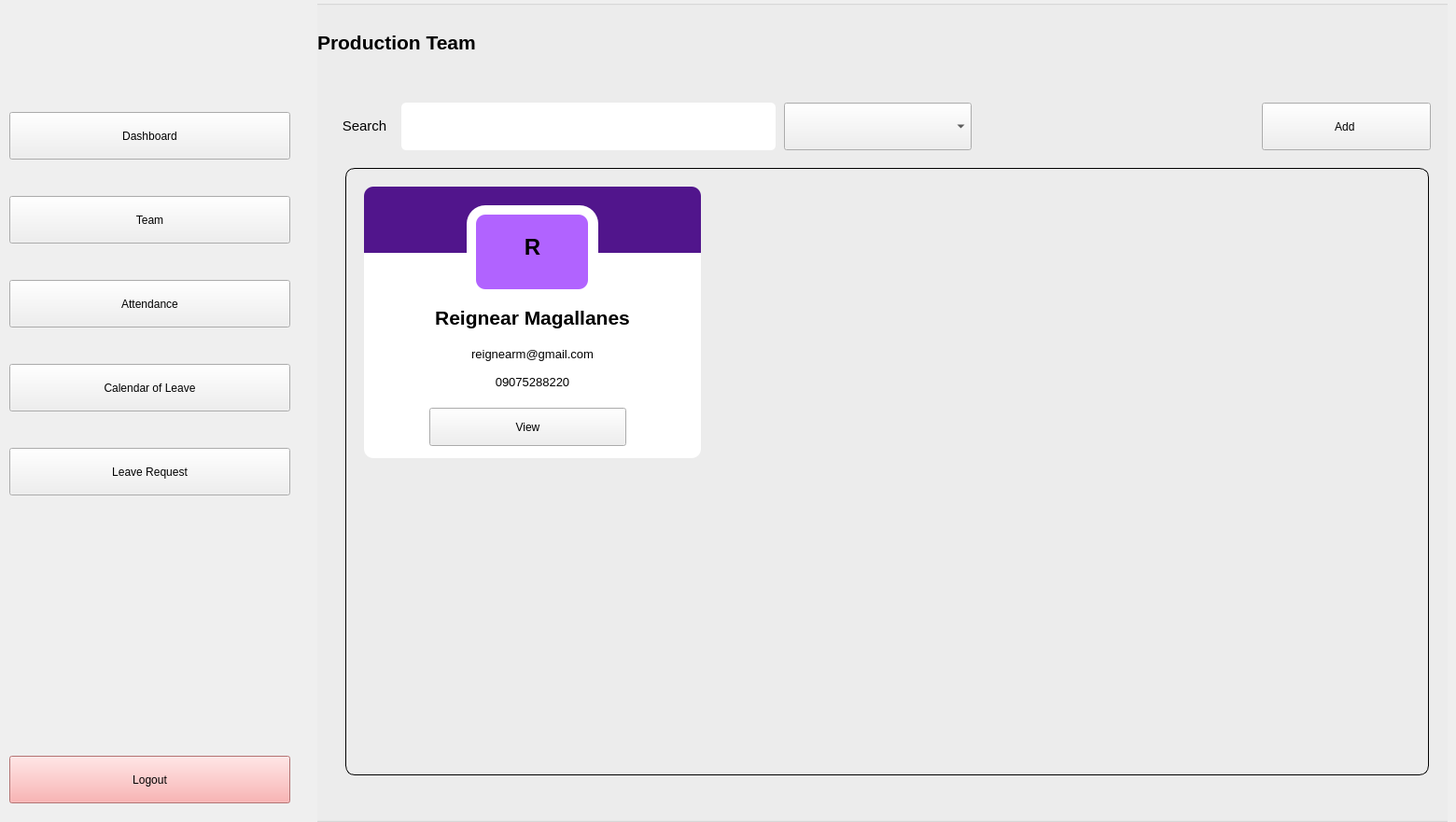
<?xml version="1.0" encoding="UTF-8"?>
<ui version="4.0">
 <class>MainWindow</class>
 <widget class="QMainWindow" name="MainWindow">
  <property name="geometry">
   <rect>
    <x>0</x>
    <y>0</y>
    <width>1560</width>
    <height>881</height>
   </rect>
  </property>
  <property name="windowTitle">
   <string>MainWindow</string>
  </property>
  <widget class="QWidget" name="centralwidget">
   <widget class="QWidget" name="SideBarWidget" native="true">
    <property name="geometry">
     <rect>
      <x>0</x>
      <y>0</y>
      <width>331</width>
      <height>881</height>
     </rect>
    </property>
    <property name="styleSheet">
     <string notr="true">QWidget#SideBarWidget{
background: qlineargradient(x1:0, y1:1, x2:0, y2:0, 
    stop:0 #add8e6, stop:1 #ffffff);
}</string>
    </property>
    <widget class="QLabel" name="label">
     <property name="geometry">
      <rect>
       <x>120</x>
       <y>10</y>
       <width>71</width>
       <height>71</height>
      </rect>
     </property>
     <property name="text">
      <string/>
     </property>
     <property name="pixmap">
      <pixmap>../../../OneDrive/Desktop/copy.png</pixmap>
     </property>
     <property name="scaledContents">
      <bool>true</bool>
     </property>
    </widget>
    <widget class="QPushButton" name="dashboardBTN">
     <property name="geometry">
      <rect>
       <x>10</x>
       <y>120</y>
       <width>301</width>
       <height>51</height>
      </rect>
     </property>
     <property name="styleSheet">
      <string notr="true">font: 10pt &quot;Arial&quot;;</string>
     </property>
     <property name="text">
      <string>Dashboard</string>
     </property>
    </widget>
    <widget class="QPushButton" name="calendarLeaveBTN">
     <property name="geometry">
      <rect>
       <x>10</x>
       <y>390</y>
       <width>301</width>
       <height>51</height>
      </rect>
     </property>
     <property name="styleSheet">
      <string notr="true">font: 10pt &quot;Arial&quot;;</string>
     </property>
     <property name="text">
      <string>Calendar of Leave</string>
     </property>
    </widget>
    <widget class="QPushButton" name="attendanceBTN">
     <property name="geometry">
      <rect>
       <x>10</x>
       <y>300</y>
       <width>301</width>
       <height>51</height>
      </rect>
     </property>
     <property name="styleSheet">
      <string notr="true">font: 10pt &quot;Arial&quot;;</string>
     </property>
     <property name="text">
      <string>Attendance</string>
     </property>
    </widget>
    <widget class="QPushButton" name="teamBTN">
     <property name="geometry">
      <rect>
       <x>10</x>
       <y>210</y>
       <width>301</width>
       <height>51</height>
      </rect>
     </property>
     <property name="styleSheet">
      <string notr="true">font: 10pt &quot;Arial&quot;;</string>
     </property>
     <property name="text">
      <string>Team</string>
     </property>
    </widget>
    <widget class="QPushButton" name="leaveRequestBTN">
     <property name="geometry">
      <rect>
       <x>10</x>
       <y>480</y>
       <width>301</width>
       <height>51</height>
      </rect>
     </property>
     <property name="styleSheet">
      <string notr="true">font: 10pt &quot;Arial&quot;;</string>
     </property>
     <property name="text">
      <string>Leave Request</string>
     </property>
    </widget>
    <widget class="QPushButton" name="logoutBTN">
     <property name="geometry">
      <rect>
       <x>10</x>
       <y>810</y>
       <width>301</width>
       <height>51</height>
      </rect>
     </property>
     <property name="styleSheet">
      <string notr="true">QPushButton#logoutBTN{
 background-color: #FAA0A0;
font: 10pt &quot;Arial&quot;;
}</string>
     </property>
     <property name="text">
      <string>Logout</string>
     </property>
    </widget>
   </widget>
   <widget class="QStackedWidget" name="dashboardStackedWidget">
    <property name="enabled">
     <bool>true</bool>
    </property>
    <property name="geometry">
     <rect>
      <x>340</x>
      <y>0</y>
      <width>1211</width>
      <height>881</height>
     </rect>
    </property>
    <property name="font">
     <font>
      <kerning>true</kerning>
     </font>
    </property>
    <property name="cursor">
     <cursorShape>ArrowCursor</cursorShape>
    </property>
    <property name="toolTip">
     <string/>
    </property>
    <property name="statusTip">
     <string/>
    </property>
    <property name="whatsThis">
     <string/>
    </property>
    <property name="styleSheet">
     <string notr="true">QStackedWidget#dashboardStackedWidget{
 
}</string>
    </property>
    <property name="currentIndex">
     <number>1</number>
    </property>
    <widget class="QWidget" name="dashboardPage">
     <widget class="QGroupBox" name="groupBox">
      <property name="geometry">
       <rect>
        <x>-10</x>
        <y>0</y>
        <width>1241</width>
        <height>851</height>
       </rect>
      </property>
      <property name="title">
       <string/>
      </property>
      <widget class="QWidget" name="firstWidget" native="true">
       <property name="geometry">
        <rect>
         <x>20</x>
         <y>20</y>
         <width>281</width>
         <height>161</height>
        </rect>
       </property>
       <property name="styleSheet">
        <string notr="true">QWidget#firstWidget{
background-color: #E6F4EA;
border-radius: 10px;
}</string>
       </property>
       <widget class="QLabel" name="totalLeaveLabel">
        <property name="geometry">
         <rect>
          <x>4</x>
          <y>0</y>
          <width>101</width>
          <height>161</height>
         </rect>
        </property>
        <property name="text">
         <string>&lt;html&gt;&lt;head/&gt;&lt;body&gt;&lt;p align=&quot;center&quot;&gt;&lt;span style=&quot; font-size:24pt; font-weight:600;&quot;&gt;50&lt;/span&gt;&lt;/p&gt;&lt;/body&gt;&lt;/html&gt;</string>
        </property>
       </widget>
       <widget class="QLabel" name="label_4">
        <property name="geometry">
         <rect>
          <x>110</x>
          <y>0</y>
          <width>171</width>
          <height>161</height>
         </rect>
        </property>
        <property name="text">
         <string>&lt;html&gt;&lt;head/&gt;&lt;body&gt;&lt;p&gt;&lt;span style=&quot; font-size:11pt; font-weight:600;&quot;&gt;Total Available &lt;/span&gt;&lt;/p&gt;&lt;p&gt;&lt;span style=&quot; font-size:11pt; font-weight:600;&quot;&gt;Leaves&lt;/span&gt;&lt;/p&gt;&lt;/body&gt;&lt;/html&gt;</string>
        </property>
       </widget>
      </widget>
      <widget class="QWidget" name="secondWidget" native="true">
       <property name="geometry">
        <rect>
         <x>320</x>
         <y>20</y>
         <width>281</width>
         <height>161</height>
        </rect>
       </property>
       <property name="styleSheet">
        <string notr="true">QWidget#secondWidget{
background-color: #E6F0FA;
border-radius: 10px;
}</string>
       </property>
       <widget class="QLabel" name="label_5">
        <property name="geometry">
         <rect>
          <x>110</x>
          <y>0</y>
          <width>171</width>
          <height>161</height>
         </rect>
        </property>
        <property name="text">
         <string>&lt;html&gt;&lt;head/&gt;&lt;body&gt;&lt;p&gt;&lt;span style=&quot; font-size:11pt; font-weight:600;&quot;&gt;Total Sick&lt;/span&gt;&lt;/p&gt;&lt;p&gt;&lt;span style=&quot; font-size:11pt; font-weight:600;&quot;&gt;Leaves&lt;/span&gt;&lt;/p&gt;&lt;/body&gt;&lt;/html&gt;</string>
        </property>
       </widget>
       <widget class="QLabel" name="totalSickLeaveLabel">
        <property name="geometry">
         <rect>
          <x>0</x>
          <y>0</y>
          <width>111</width>
          <height>161</height>
         </rect>
        </property>
        <property name="text">
         <string>&lt;html&gt;&lt;head/&gt;&lt;body&gt;&lt;p align=&quot;center&quot;&gt;&lt;span style=&quot; font-size:24pt; font-weight:600;&quot;&gt;50&lt;/span&gt;&lt;/p&gt;&lt;/body&gt;&lt;/html&gt;</string>
        </property>
       </widget>
      </widget>
      <widget class="QWidget" name="thirdWidget" native="true">
       <property name="geometry">
        <rect>
         <x>620</x>
         <y>20</y>
         <width>281</width>
         <height>161</height>
        </rect>
       </property>
       <property name="styleSheet">
        <string notr="true">QWidget#thirdWidget{
background-color: #EDE9FE;
border-radius: 10px;
}</string>
       </property>
       <widget class="QLabel" name="label_7">
        <property name="geometry">
         <rect>
          <x>110</x>
          <y>0</y>
          <width>171</width>
          <height>161</height>
         </rect>
        </property>
        <property name="text">
         <string>&lt;html&gt;&lt;head/&gt;&lt;body&gt;&lt;p&gt;&lt;span style=&quot; font-size:11pt; font-weight:600;&quot;&gt;Total Casual&lt;/span&gt;&lt;/p&gt;&lt;p&gt;&lt;span style=&quot; font-size:11pt; font-weight:600;&quot;&gt;Leaves&lt;/span&gt;&lt;/p&gt;&lt;/body&gt;&lt;/html&gt;</string>
        </property>
       </widget>
       <widget class="QLabel" name="TotalCasualLeaveLabel">
        <property name="geometry">
         <rect>
          <x>0</x>
          <y>0</y>
          <width>111</width>
          <height>161</height>
         </rect>
        </property>
        <property name="text">
         <string>&lt;html&gt;&lt;head/&gt;&lt;body&gt;&lt;p align=&quot;center&quot;&gt;&lt;span style=&quot; font-size:24pt; font-weight:600;&quot;&gt;50&lt;/span&gt;&lt;/p&gt;&lt;/body&gt;&lt;/html&gt;</string>
        </property>
       </widget>
      </widget>
      <widget class="QWidget" name="fourthWidget" native="true">
       <property name="geometry">
        <rect>
         <x>920</x>
         <y>20</y>
         <width>281</width>
         <height>161</height>
        </rect>
       </property>
       <property name="styleSheet">
        <string notr="true">QWidget#fourthWidget{
background-color: #FCE7E9;
border-radius: 10px;
}</string>
       </property>
       <widget class="QLabel" name="label_9">
        <property name="geometry">
         <rect>
          <x>110</x>
          <y>0</y>
          <width>171</width>
          <height>161</height>
         </rect>
        </property>
        <property name="text">
         <string>&lt;html&gt;&lt;head/&gt;&lt;body&gt;&lt;p&gt;&lt;span style=&quot; font-size:11pt; font-weight:600;&quot;&gt;Total Paid&lt;/span&gt;&lt;/p&gt;&lt;p&gt;&lt;span style=&quot; font-size:11pt; font-weight:600;&quot;&gt;Earned Leaves&lt;/span&gt;&lt;/p&gt;&lt;/body&gt;&lt;/html&gt;</string>
        </property>
       </widget>
       <widget class="QLabel" name="totalPaidEarnedLeaveLabel">
        <property name="geometry">
         <rect>
          <x>0</x>
          <y>0</y>
          <width>111</width>
          <height>161</height>
         </rect>
        </property>
        <property name="text">
         <string>&lt;html&gt;&lt;head/&gt;&lt;body&gt;&lt;p align=&quot;center&quot;&gt;&lt;span style=&quot; font-size:24pt; font-weight:600;&quot;&gt;50&lt;/span&gt;&lt;/p&gt;&lt;/body&gt;&lt;/html&gt;</string>
        </property>
       </widget>
      </widget>
      <widget class="QGroupBox" name="groupBox_2">
       <property name="geometry">
        <rect>
         <x>20</x>
         <y>210</y>
         <width>1181</width>
         <height>631</height>
        </rect>
       </property>
       <property name="styleSheet">
        <string notr="true">QGroupBox {
    border: none;
    margin-top: 0px; /* Optional: Adjusts the space above the group box title */
}
</string>
       </property>
       <property name="title">
        <string/>
       </property>
       <widget class="QTableWidget" name="recentLeaveTable">
        <property name="geometry">
         <rect>
          <x>0</x>
          <y>70</y>
          <width>1181</width>
          <height>451</height>
         </rect>
        </property>
       </widget>
       <widget class="QLabel" name="label_11">
        <property name="geometry">
         <rect>
          <x>4</x>
          <y>5</y>
          <width>211</width>
          <height>61</height>
         </rect>
        </property>
        <property name="text">
         <string>&lt;html&gt;&lt;head/&gt;&lt;body&gt;&lt;p&gt;&lt;span style=&quot; font-size:11pt; font-weight:600;&quot;&gt;Recent Leave Request &lt;/span&gt;&lt;/p&gt;&lt;/body&gt;&lt;/html&gt;</string>
        </property>
       </widget>
       <widget class="QPushButton" name="leaveRequestTableNextBTN">
        <property name="geometry">
         <rect>
          <x>1060</x>
          <y>530</y>
          <width>111</width>
          <height>31</height>
         </rect>
        </property>
        <property name="text">
         <string>Next</string>
        </property>
       </widget>
       <widget class="QPushButton" name="leaveRequestTablePrevBTN">
        <property name="geometry">
         <rect>
          <x>950</x>
          <y>530</y>
          <width>111</width>
          <height>31</height>
         </rect>
        </property>
        <property name="text">
         <string>Previous</string>
        </property>
       </widget>
      </widget>
     </widget>
    </widget>
    <widget class="QWidget" name="teamPage">
     <widget class="QGroupBox" name="groupBox_3">
      <property name="geometry">
       <rect>
        <x>-10</x>
        <y>0</y>
        <width>1231</width>
        <height>881</height>
       </rect>
      </property>
      <property name="title">
       <string/>
      </property>
      <widget class="QLabel" name="label_3">
       <property name="geometry">
        <rect>
         <x>10</x>
         <y>110</y>
         <width>101</width>
         <height>51</height>
        </rect>
       </property>
       <property name="text">
        <string>&lt;html&gt;&lt;head/&gt;&lt;body&gt;&lt;p align=&quot;center&quot;&gt;&lt;span style=&quot; font-size:11pt;&quot;&gt;Search&lt;/span&gt;&lt;/p&gt;&lt;/body&gt;&lt;/html&gt;</string>
       </property>
      </widget>
      <widget class="QLineEdit" name="teamSearchInput">
       <property name="geometry">
        <rect>
         <x>100</x>
         <y>110</y>
         <width>401</width>
         <height>51</height>
        </rect>
       </property>
       <property name="styleSheet">
        <string notr="true">QLineEdit#teamSearchInput{
	border-radius: 5px;
font: 10pt &quot;Arial&quot;;
}</string>
       </property>
      </widget>
      <widget class="QComboBox" name="teamSearchComboBox">
       <property name="geometry">
        <rect>
         <x>510</x>
         <y>110</y>
         <width>201</width>
         <height>51</height>
        </rect>
       </property>
       <property name="styleSheet">
        <string notr="true">QComboBox#teamSearchComboBox{

}</string>
       </property>
      </widget>
      <widget class="QLabel" name="label_2">
       <property name="geometry">
        <rect>
         <x>10</x>
         <y>0</y>
         <width>261</width>
         <height>91</height>
        </rect>
       </property>
       <property name="text">
        <string>&lt;html&gt;&lt;head/&gt;&lt;body&gt;&lt;p&gt;&lt;span style=&quot; font-size:16pt; font-weight:600;&quot;&gt; Production Team&lt;/span&gt;&lt;/p&gt;&lt;/body&gt;&lt;/html&gt;</string>
       </property>
      </widget>
      <widget class="QGroupBox" name="teamGridGroupBox">
       <property name="geometry">
        <rect>
         <x>40</x>
         <y>180</y>
         <width>1161</width>
         <height>651</height>
        </rect>
       </property>
       <property name="styleSheet">
        <string notr="true">QGroupBox#teamGridGroupBox {
    border-radius: 10px;
    /* Add a background color */
    border: 1px solid black;  /* Optionally, you can add a border for visibility */
}
</string>
       </property>
       <property name="title">
        <string/>
       </property>
       <widget class="QGroupBox" name="teamCard">
        <property name="geometry">
         <rect>
          <x>20</x>
          <y>20</y>
          <width>361</width>
          <height>291</height>
         </rect>
        </property>
        <property name="styleSheet">
         <string notr="true">QGroupBox#teamCard{
    border-style: solid;
    border-radius: 10px;
    box-shadow: 0 4px 6px rgba(0, 0, 0, 0.3);
    background-color: white;

}</string>
        </property>
        <property name="title">
         <string/>
        </property>
        <widget class="QWidget" name="teamCardBackground" native="true">
         <property name="geometry">
          <rect>
           <x>0</x>
           <y>0</y>
           <width>361</width>
           <height>71</height>
          </rect>
         </property>
         <property name="styleSheet">
          <string notr="true">QWidget#teamCardBackground {
background-color: #51158C;
border-top-left-radius: 10px;
  border-top-right-radius: 10px;

}</string>
         </property>
        </widget>
        <widget class="QWidget" name="teamCardFirstLetterBackground" native="true">
         <property name="geometry">
          <rect>
           <x>110</x>
           <y>20</y>
           <width>141</width>
           <height>101</height>
          </rect>
         </property>
         <property name="styleSheet">
          <string notr="true">QWidget#teamCardFirstLetterBackground{
background-color: white;
border-radius: 20px;
}</string>
         </property>
         <widget class="QWidget" name="teamCardFirstLetter" native="true">
          <property name="geometry">
           <rect>
            <x>10</x>
            <y>10</y>
            <width>120</width>
            <height>80</height>
           </rect>
          </property>
          <property name="styleSheet">
           <string notr="true">QWidget#teamCardFirstLetter{
background-color: #B163FF;
border-radius: 10px;
}</string>
          </property>
          <widget class="QLabel" name="label_6">
           <property name="geometry">
            <rect>
             <x>10</x>
             <y>5</y>
             <width>101</width>
             <height>61</height>
            </rect>
           </property>
           <property name="text">
            <string>&lt;html&gt;&lt;head/&gt;&lt;body&gt;&lt;p align=&quot;center&quot;&gt;&lt;span style=&quot; font-size:18pt; font-weight:600;&quot;&gt;R&lt;/span&gt;&lt;/p&gt;&lt;/body&gt;&lt;/html&gt;</string>
           </property>
          </widget>
         </widget>
        </widget>
        <widget class="QLabel" name="TeamCardName">
         <property name="geometry">
          <rect>
           <x>0</x>
           <y>120</y>
           <width>361</width>
           <height>41</height>
          </rect>
         </property>
         <property name="text">
          <string>&lt;html&gt;&lt;head/&gt;&lt;body&gt;&lt;p align=&quot;center&quot;&gt;&lt;span style=&quot; font-size:16pt; font-weight:600;&quot;&gt;Reignear Magallanes&lt;/span&gt;&lt;/p&gt;&lt;/body&gt;&lt;/html&gt;</string>
         </property>
        </widget>
        <widget class="QLabel" name="teamCardEmail">
         <property name="geometry">
          <rect>
           <x>0</x>
           <y>170</y>
           <width>361</width>
           <height>20</height>
          </rect>
         </property>
         <property name="text">
          <string>&lt;html&gt;&lt;head/&gt;&lt;body&gt;&lt;p align=&quot;center&quot;&gt;&lt;span style=&quot; font-size:10pt;&quot;&gt;reignearm@gmail.com&lt;/span&gt;&lt;/p&gt;&lt;/body&gt;&lt;/html&gt;</string>
         </property>
        </widget>
        <widget class="QLabel" name="teamCardPhone">
         <property name="geometry">
          <rect>
           <x>0</x>
           <y>200</y>
           <width>361</width>
           <height>20</height>
          </rect>
         </property>
         <property name="text">
          <string>&lt;html&gt;&lt;head/&gt;&lt;body&gt;&lt;p align=&quot;center&quot;&gt;&lt;span style=&quot; font-size:10pt;&quot;&gt;09075288220&lt;/span&gt;&lt;/p&gt;&lt;/body&gt;&lt;/html&gt;</string>
         </property>
        </widget>
        <widget class="QPushButton" name="viewEmployeeBTN">
         <property name="geometry">
          <rect>
           <x>70</x>
           <y>237</y>
           <width>211</width>
           <height>41</height>
          </rect>
         </property>
         <property name="text">
          <string>View</string>
         </property>
        </widget>
       </widget>
      </widget>
      <widget class="QPushButton" name="teamAddBTN">
       <property name="geometry">
        <rect>
         <x>1022</x>
         <y>110</y>
         <width>181</width>
         <height>51</height>
        </rect>
       </property>
       <property name="styleSheet">
        <string notr="true">font: 10pt &quot;Arial&quot;;</string>
       </property>
       <property name="text">
        <string>Add </string>
       </property>
      </widget>
     </widget>
    </widget>
    <widget class="QWidget" name="attendancePage">
     <widget class="QWidget" name="widget" native="true">
      <property name="geometry">
       <rect>
        <x>-10</x>
        <y>0</y>
        <width>1231</width>
        <height>881</height>
       </rect>
      </property>
      <widget class="QLabel" name="label_16">
       <property name="geometry">
        <rect>
         <x>30</x>
         <y>10</y>
         <width>271</width>
         <height>61</height>
        </rect>
       </property>
       <property name="text">
        <string>&lt;html&gt;&lt;head/&gt;&lt;body&gt;&lt;p&gt;&lt;span style=&quot; font-size:14pt; font-weight:600;&quot;&gt;Attendance&lt;/span&gt;&lt;/p&gt;&lt;/body&gt;&lt;/html&gt;</string>
       </property>
      </widget>
      <widget class="QLabel" name="label_17">
       <property name="geometry">
        <rect>
         <x>950</x>
         <y>90</y>
         <width>271</width>
         <height>61</height>
        </rect>
       </property>
       <property name="text">
        <string>&lt;html&gt;&lt;head/&gt;&lt;body&gt;&lt;p&gt;&lt;span style=&quot; font-size:14pt; font-weight:600;&quot;&gt;June 3, 2025 09: 46&lt;/span&gt;&lt;/p&gt;&lt;/body&gt;&lt;/html&gt;</string>
       </property>
      </widget>
      <widget class="QTableWidget" name="tableWidget">
       <property name="geometry">
        <rect>
         <x>20</x>
         <y>150</y>
         <width>1191</width>
         <height>711</height>
        </rect>
       </property>
      </widget>
     </widget>
    </widget>
    <widget class="QWidget" name="calendarLeavePage">
     <widget class="QWidget" name="widget_2" native="true">
      <property name="geometry">
       <rect>
        <x>0</x>
        <y>0</y>
        <width>1231</width>
        <height>881</height>
       </rect>
      </property>
      <widget class="QCalendarWidget" name="calendarWidget">
       <property name="geometry">
        <rect>
         <x>10</x>
         <y>80</y>
         <width>1191</width>
         <height>781</height>
        </rect>
       </property>
      </widget>
      <widget class="QLabel" name="label_18">
       <property name="geometry">
        <rect>
         <x>10</x>
         <y>0</y>
         <width>271</width>
         <height>61</height>
        </rect>
       </property>
       <property name="text">
        <string>&lt;html&gt;&lt;head/&gt;&lt;body&gt;&lt;p&gt;&lt;span style=&quot; font-size:14pt; font-weight:600;&quot;&gt;Calendar of Leave&lt;/span&gt;&lt;/p&gt;&lt;/body&gt;&lt;/html&gt;</string>
       </property>
      </widget>
     </widget>
    </widget>
    <widget class="QWidget" name="leaveRequestPage">
     <widget class="QGroupBox" name="groupBox_4">
      <property name="geometry">
       <rect>
        <x>-10</x>
        <y>0</y>
        <width>1221</width>
        <height>871</height>
       </rect>
      </property>
      <property name="title">
       <string/>
      </property>
      <widget class="QTableView" name="tableView">
       <property name="geometry">
        <rect>
         <x>10</x>
         <y>170</y>
         <width>1201</width>
         <height>691</height>
        </rect>
       </property>
      </widget>
      <widget class="QComboBox" name="leaveRequestComboBox">
       <property name="geometry">
        <rect>
         <x>930</x>
         <y>110</y>
         <width>271</width>
         <height>51</height>
        </rect>
       </property>
       <property name="styleSheet">
        <string notr="true">font: 10pt &quot;Arial&quot;;</string>
       </property>
      </widget>
      <widget class="QLineEdit" name="leaveRequestSearch">
       <property name="geometry">
        <rect>
         <x>110</x>
         <y>110</y>
         <width>381</width>
         <height>51</height>
        </rect>
       </property>
       <property name="styleSheet">
        <string notr="true">QLineEdit#leaveRequestSearch{
border-style: solid;
border-radius: 5px;
font: 10pt &quot;Arial&quot;;

}</string>
       </property>
       <property name="text">
        <string>leave request ni dire</string>
       </property>
      </widget>
      <widget class="QLabel" name="label_8">
       <property name="geometry">
        <rect>
         <x>10</x>
         <y>120</y>
         <width>101</width>
         <height>41</height>
        </rect>
       </property>
       <property name="text">
        <string>&lt;html&gt;&lt;head/&gt;&lt;body&gt;&lt;p align=&quot;center&quot;&gt;&lt;span style=&quot; font-size:10pt; font-weight:600;&quot;&gt;Search&lt;/span&gt;&lt;/p&gt;&lt;/body&gt;&lt;/html&gt;</string>
       </property>
      </widget>
      <widget class="QLabel" name="label_15">
       <property name="geometry">
        <rect>
         <x>20</x>
         <y>10</y>
         <width>271</width>
         <height>61</height>
        </rect>
       </property>
       <property name="text">
        <string>&lt;html&gt;&lt;head/&gt;&lt;body&gt;&lt;p&gt;&lt;span style=&quot; font-size:14pt; font-weight:600;&quot;&gt;List of Leave Request &lt;/span&gt;&lt;/p&gt;&lt;/body&gt;&lt;/html&gt;</string>
       </property>
      </widget>
     </widget>
    </widget>
   </widget>
  </widget>
 </widget>
 <resources/>
 <connections/>
</ui>
